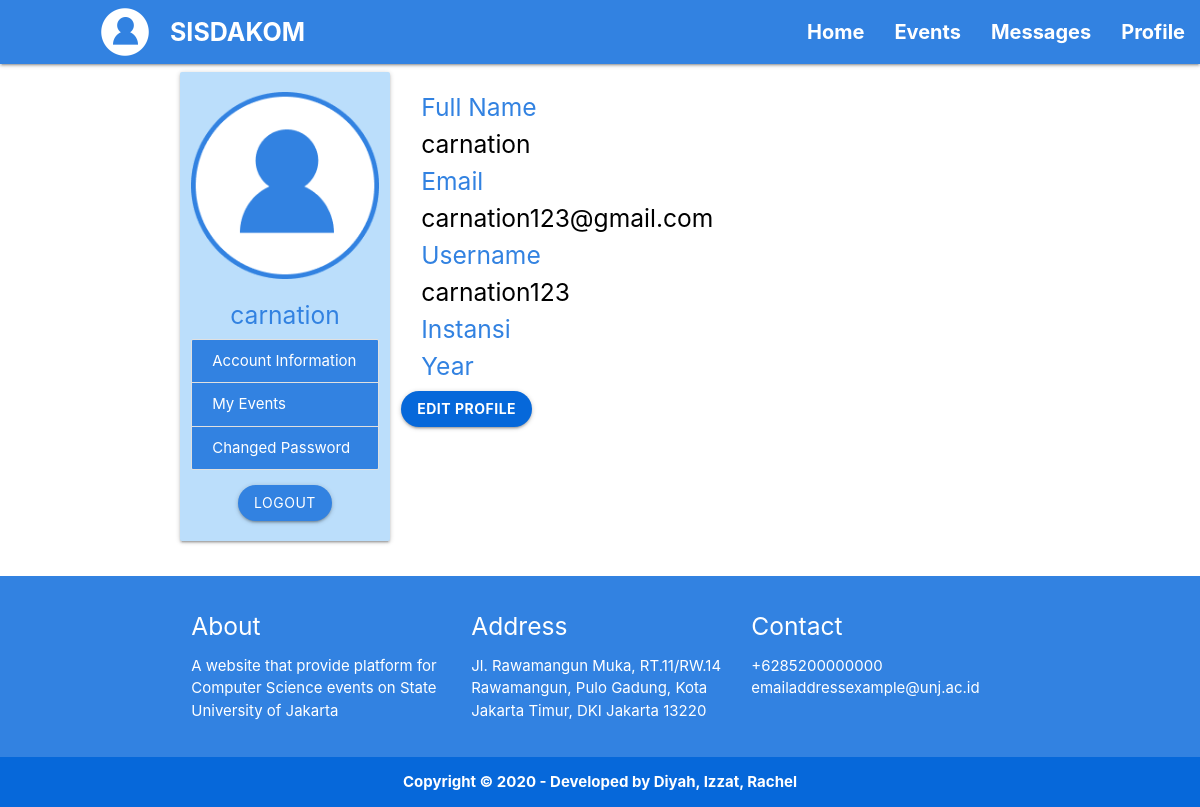
/templates/user-profile-info.php (signed in), run on the app's committed database.
### tables this page shows
CREATE TABLE `user` (
  `id_user` int(11) NOT NULL,
  `user_username` varchar(50) NOT NULL,
  `user_email` varchar(100) NOT NULL,
  `full_name` varchar(100) NOT NULL,
  `instansi` varchar(75) NOT NULL,
  `angkatan` varchar(4) NOT NULL,
  `user_picture` blob NOT NULL,
  `user_password` varchar(300) NOT NULL,
  `phone_number` varchar(15) NOT NULL
);

### templates/user-profile-info.php (the view, shortened to what this page needs)
<?php
require 'functions2.php';
$id_user = $_SESSION["loginsubmit"];
$result = mysqli_query($conn, "SELECT * FROM user WHERE id_user = '$id_user'");
?>
<!DOCTYPE html>
  <html>
    <head>
      <link type="text/css" rel="stylesheet" href="../static/css//materialize.css"  media="screen,projection"/>
    </head>
    <body class="white">
      <nav class="blue">
        <div class="nav-wrapper">
            <a><img class="first-logo" src="../static/img/profile.png"></a>
            <a href="#" class="brand-logo white-text" style="font-size: 25px;"><b>SISDAKOM</b></a>
            <ul id="nav-mobile" class="right hide-on-med-and-down">
                <li><a href="user-home.php" class="white-text" style="font-size: 20px;"><b>Home</b></a></li>
                <li><a href="user-events.php" class="white-text" style="font-size: 20px;"><b>Events</b></a></li>
                <li><a href="user-message.php" class="white-text" style="font-size: 20px;"><b>Messages</b></a></li>
                <li><a href="user-profile-info.php" class="white-text" style="font-size: 20px;"><b>Profile</b></a></li>
            </ul>
        </div>
    </nav>
<div class="container">
  <div class="row">
      <div class="col s3 card-panel blue lighten-4">
        <?php while( $row = mysqli_fetch_assoc($result) ) : ?>
          <img class="responsive-img" src="../static/img/profile.png" style="margin-top: 20px;">
          <h5 class="blue-text bold center"><?= $row["full_name"]; ?></h5>
          <div class="collection">
            <a href="user-profile-info.php" class="collection-item active white-text blue">Account Information</a>
            <a href="user-profile-book-event.php" class="collection-item white-text blue">My Events</a>
            <a href="user-profile-changed-password.php?id=<?= $row['id_user']; ?>" class="collection-item white-text blue">Changed Password</a>
          </div>
            <div class="center">
              <a href="logout.php" class="white-text btn blue" style="margin-bottom: 20px;">Logout</a>
            </div>
      </div>
      <div class="col s9">
        <h5 class="blue-text" style="margin-top: 30px; margin-left: 20px;">Full Name</h5>
        <h5 class="black-text" style="margin-top: 10px; margin-left: 20px;"><?= $row["full_name"]; ?></h5>
        <h5 class="blue-text" style="margin-top: 10px; margin-left: 20px;">Email</h5>
        <h5 class="black-text" style="margin-top: 10px; margin-left: 20px;"><?= $row["user_email"]; ?></h5>
        <h5 class="blue-text" style="margin-top: 10px; margin-left: 20px;">Username</h5>
        <h5 class="black-text" style="margin-top: 10px; margin-left: 20px;"><?= $row["user_username"]; ?></h5>
        <h5 class="blue-text" style="margin-top: 10px; margin-left: 20px;">Instansi</h5>
        <h5 class="blue-text" style="margin-top: 10px; margin-left: 20px;">Year</h5>
        <a class="center white-text btn indigo" href="user-profile-edit.php?id=<?= $row["id_user"]; ?>" ><b>Edit Profile</b></a>
        <?php endwhile; ?>
      </div>
    </div>
</div>
  <footer class="page-footer blue">
    <div class="container">
      <div class="row">
        <div class="col l4 s12">
          <h5 class="white-text">About</h5>
          <p class="white-text">A website that provide platform for Computer Science events on State University of Jakarta</p>
        </div>
        <div class="col l4 s12">
            <h5 class="white-text">Address</h5>
              <p class="white-text">Jl. Rawamangun Muka, RT.11/RW.14 Rawamangun, Pulo Gadung, Kota Jakarta Timur, DKI Jakarta 13220</p>
        </div>
        <div class="col l4 s12">
          <h5 class="white-text">Contact</h5>
          <ul>
            <li><a class="white-text">+6285200000000</a></li>
            <li><a class="white-text">emailaddressexample@unj.ac.id</a></li>
          </ul>
        </div>
      </div>
    </div>
    <div class="footer-copyright indigo">
      <div class="container center">
        <a class="white-text"><b>Copyright © 2020 - Developed by Diyah, Izzat, Rachel</b></a>
      </div>
    </div>
  </footer>
</body>
</html>

### data on the page
user: full_name "carnation", user_email "carnation123@gmail.com", user_username "carnation123"
